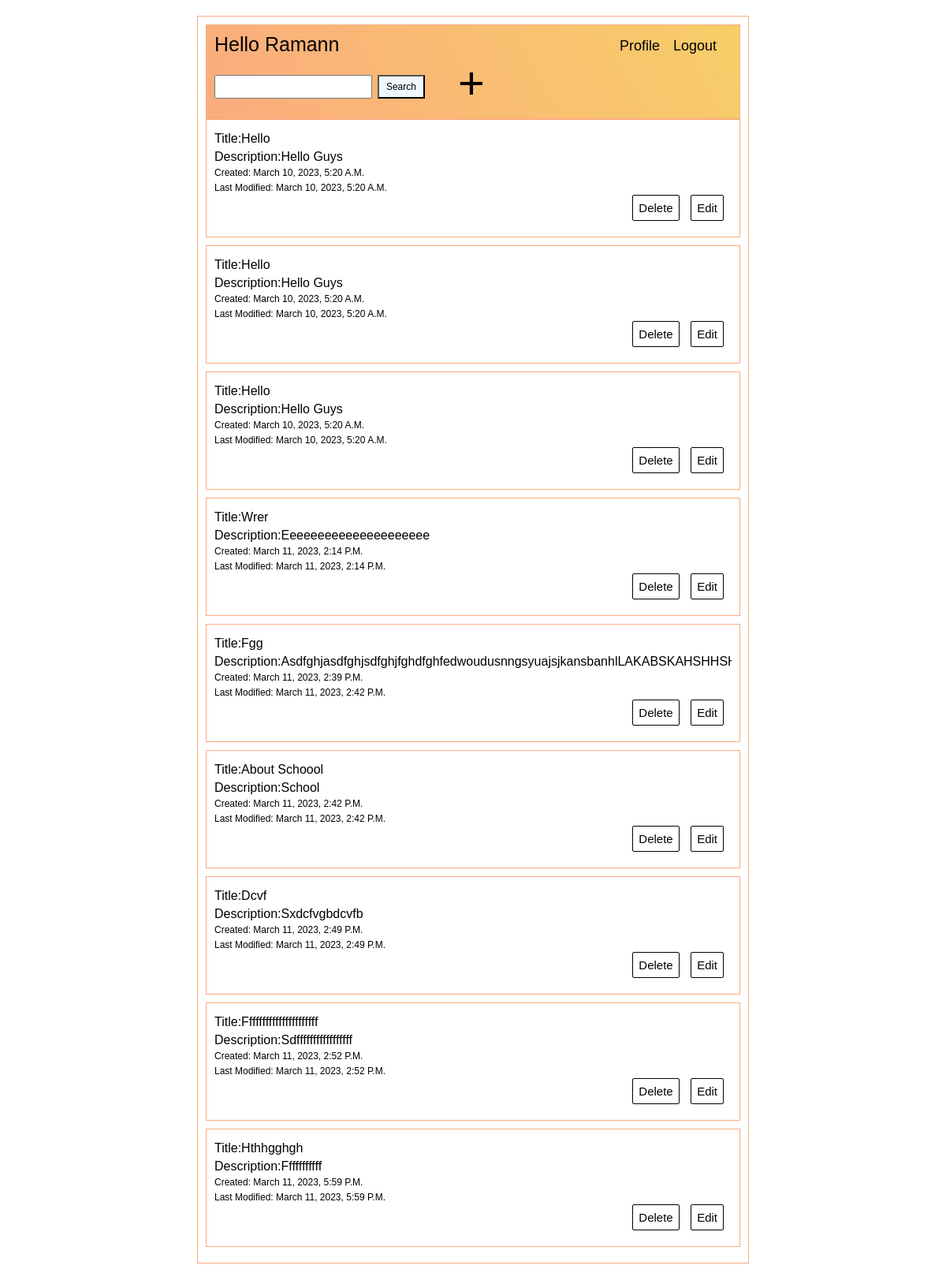
The app's page / (signed in), older data.
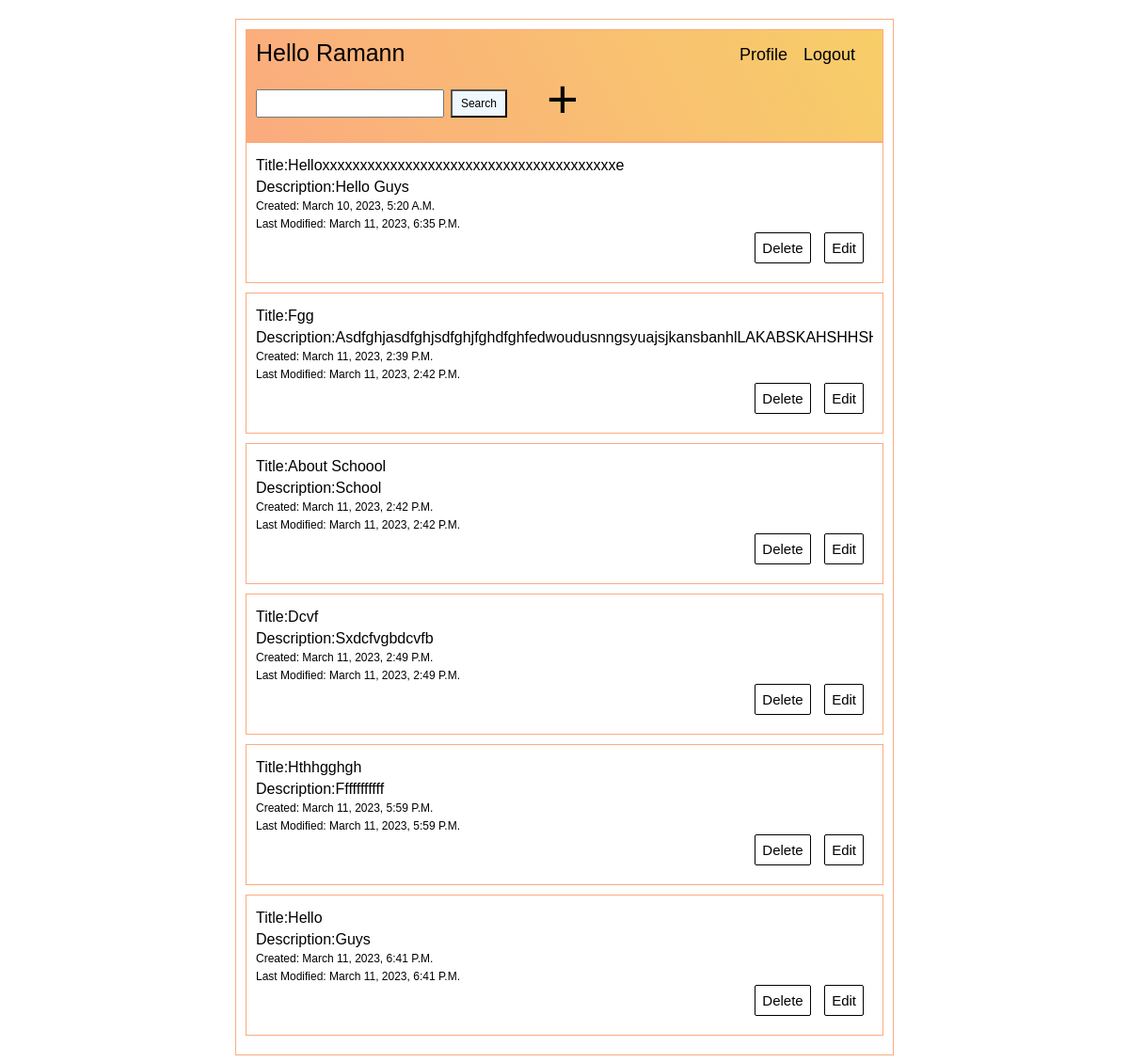
The same page, newer data.
### base/models.py (models this page shows, shortened)
class Notes(models.Model):
    user=models.ForeignKey(CustomUser,null=True,blank=True,on_delete=models.CASCADE)
    title=models.CharField(null=True,max_length=100)
    description=models.TextField(null=True)
    added=models.DateTimeField(auto_now_add=True)
    modified=models.DateTimeField(auto_now=True)

### base/views.py (the view)
# urls.py: path('',views.Homepage,name='home'),
@login_required(login_url='login')
def Homepage(request):
     notes=Notes.objects.filter(user_id=request.user.id)
     context={
         'notes':notes
     }
     return render(request,'home.html',context)

### templates/home.html
{% extends 'base.html' %}
{% load static %}
{% block link %}
<link rel='stylesheet' href="{% static '/css/home.css' %}" >
{% endblock link %}
 {% block content %}
<div class="container">
   <div class="header">
    <h3>Hello {{request.user|title}}<h3/>
   <div class="links">
    <a href="{% url 'profile'%}">Profile</a>
    <a href="{% url 'logout' %}">Logout</a>
   </div>
   <a href="{% url 'addnotes' %}" class='addnotes'>+</a>
    <form action="{% url 'search' %}" method="get">
        <input type="text" name="query" id="">
        <button>Search</button>
    </form>
   </div>
    {% for note in notes  %}
   <div class="notes">
    <div class="noteshead">
    <a href="{% url 'view' note.id %}"><p>Title:{{note.title}}</p></a>
    <a href="{% url 'view' note.id %}"><p>Description:{{note.description}}</p></a>
    </div>
    <p class='date'>Created: {{note.added}}</p>
    <p class='date'>Last Modified: {{note.modified}}</p>
    <div class="modify">
    <a href="{% url 'delete' note.id %}" class='delete'>Delete</a>
    <a href="{% url 'update' note.id %}" class='edit'>Edit</a>
    </div>
   </div>
    {%empty%}
    <p id='none'>No notes available </p>
    {% endfor %}
</div>
 {% endblock content %}

Row changes from the older to the newer data that the page shows:
removed Notes: title "Hello", description "Hello Guys", added "March 10, 2023, 5:20 A.m.", modified "March 10, 2023, 5:20 A.m."
removed Notes: title "Hello", description "Hello Guys", added "March 10, 2023, 5:20 A.m.", modified "March 10, 2023, 5:20 A.m."
removed Notes: title "Wrer", description "Eeeeeeeeeeeeeeeeeeeee", added "March 11, 2023, 2:14 P.m.", modified "March 11, 2023, 2:14 P.m."
removed Notes: title "Ffffffffffffffffffffff", description "Sdfffffffffffffffff", added "March 11, 2023, 2:52 P.m.", modified "March 11, 2023, 2:52 P.m."
changed Notes "Hello Guys": title "Hello" → "Helloxxxxxxxxxxxxxxxxxxxxxxxxxxxxxxxxxxxxxxxe"; modified "March 10, 2023, 5:20 A.m." → "March 11, 2023, 6:35 P.m."
added Notes: title "Hello", description "Guys", added "March 11, 2023, 6:41 P.m.", modified "March 11, 2023, 6:41 P.m."
